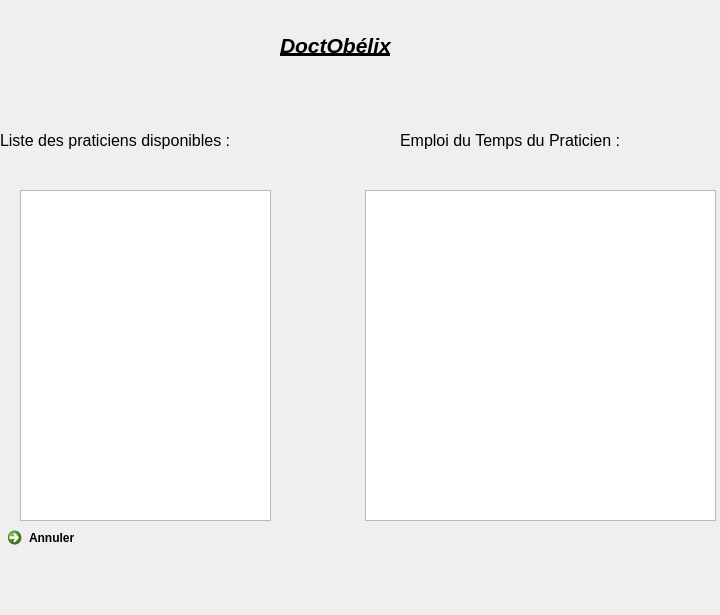
<?xml version="1.0" encoding="UTF-8"?>
<ui version="4.0">
 <class>Form</class>
 <widget class="QWidget" name="Form">
  <property name="geometry">
   <rect>
    <x>0</x>
    <y>0</y>
    <width>720</width>
    <height>615</height>
   </rect>
  </property>
  <property name="windowTitle">
   <string>Form</string>
  </property>
  <widget class="QCommandLinkButton" name="Retour_commandLinkButton">
   <property name="geometry">
    <rect>
     <x>0</x>
     <y>520</y>
     <width>222</width>
     <height>48</height>
    </rect>
   </property>
   <property name="text">
    <string>Annuler</string>
   </property>
  </widget>
  <widget class="QLabel" name="Brand_Label">
   <property name="geometry">
    <rect>
     <x>280</x>
     <y>10</y>
     <width>171</width>
     <height>71</height>
    </rect>
   </property>
   <property name="text">
    <string>&lt;html&gt;&lt;head/&gt;&lt;body&gt;&lt;p&gt;&lt;span style=&quot; font-size:16pt; font-weight:600; font-style:italic; text-decoration: underline;&quot;&gt;DoctObélix&lt;/span&gt;&lt;/p&gt;&lt;/body&gt;&lt;/html&gt;</string>
   </property>
  </widget>
  <widget class="QLabel" name="listepraticiens_Label">
   <property name="geometry">
    <rect>
     <x>0</x>
     <y>120</y>
     <width>301</width>
     <height>41</height>
    </rect>
   </property>
   <property name="text">
    <string>&lt;html&gt;&lt;head/&gt;&lt;body&gt;&lt;p&gt;&lt;span style=&quot; font-size:12pt;&quot;&gt;Liste des praticiens disponibles :&lt;/span&gt;&lt;/p&gt;&lt;/body&gt;&lt;/html&gt;</string>
   </property>
  </widget>
  <widget class="QListView" name="ListePraticens_listView">
   <property name="geometry">
    <rect>
     <x>20</x>
     <y>190</y>
     <width>251</width>
     <height>331</height>
    </rect>
   </property>
  </widget>
  <widget class="QTableView" name="tableView">
   <property name="geometry">
    <rect>
     <x>365</x>
     <y>190</y>
     <width>351</width>
     <height>331</height>
    </rect>
   </property>
  </widget>
  <widget class="QLabel" name="EdTPraticien_Label">
   <property name="geometry">
    <rect>
     <x>400</x>
     <y>120</y>
     <width>291</width>
     <height>41</height>
    </rect>
   </property>
   <property name="text">
    <string>&lt;html&gt;&lt;head/&gt;&lt;body&gt;&lt;p&gt;&lt;span style=&quot; font-size:12pt;&quot;&gt;Emploi du Temps du Praticien :&lt;/span&gt;&lt;/p&gt;&lt;/body&gt;&lt;/html&gt;</string>
   </property>
  </widget>
 </widget>
 <resources/>
 <connections>
  <connection>
   <sender>ListePraticens_listView</sender>
   <signal>activated(QModelIndex)</signal>
   <receiver>tableView</receiver>
   <slot>edit(QModelIndex)</slot>
   <hints>
    <hint type="sourcelabel">
     <x>145</x>
     <y>355</y>
    </hint>
    <hint type="destinationlabel">
     <x>540</x>
     <y>355</y>
    </hint>
   </hints>
  </connection>
  <connection>
   <sender>tableView</sender>
   <signal>activated(QModelIndex)</signal>
   <receiver>Form</receiver>
   <slot>close()</slot>
   <hints>
    <hint type="sourcelabel">
     <x>540</x>
     <y>355</y>
    </hint>
    <hint type="destinationlabel">
     <x>359</x>
     <y>307</y>
    </hint>
   </hints>
  </connection>
 </connections>
</ui>
